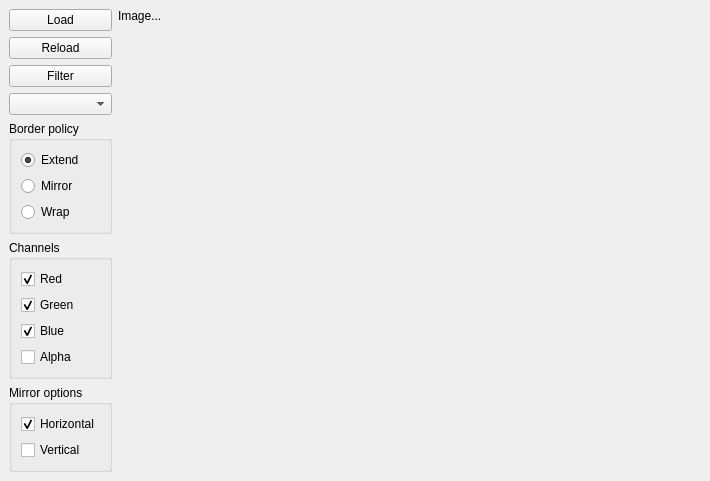
<ui version="4.0" >
 <author></author>
 <comment></comment>
 <exportmacro></exportmacro>
 <class>Form</class>
 <widget class="QWidget" name="Form" >
  <property name="geometry" >
   <rect>
    <x>0</x>
    <y>0</y>
    <width>710</width>
    <height>478</height>
   </rect>
  </property>
  <property name="windowTitle" >
   <string>Image Filter Tool</string>
  </property>
  <layout class="QHBoxLayout" >
   <property name="margin" >
    <number>9</number>
   </property>
   <property name="spacing" >
    <number>6</number>
   </property>
   <item>
    <layout class="QVBoxLayout" >
     <property name="margin" >
      <number>0</number>
     </property>
     <property name="spacing" >
      <number>6</number>
     </property>
     <item>
      <widget class="QPushButton" name="LoadButton" >
       <property name="text" >
        <string>Load</string>
       </property>
      </widget>
     </item>
     <item>
      <widget class="QPushButton" name="ReloadButton" >
       <property name="text" >
        <string>Reload</string>
       </property>
      </widget>
     </item>
     <item>
      <widget class="QPushButton" name="FilterButton" >
       <property name="text" >
        <string>Filter</string>
       </property>
      </widget>
     </item>
     <item>
      <widget class="QComboBox" name="FiltersCombo" />
     </item>
     <item>
      <widget class="QGroupBox" name="gbBorderPolicy" >
       <property name="sizePolicy" >
        <sizepolicy>
         <hsizetype>1</hsizetype>
         <vsizetype>5</vsizetype>
         <horstretch>0</horstretch>
         <verstretch>0</verstretch>
        </sizepolicy>
       </property>
       <property name="title" >
        <string>Border policy</string>
       </property>
       <layout class="QVBoxLayout" >
        <property name="margin" >
         <number>9</number>
        </property>
        <property name="spacing" >
         <number>6</number>
        </property>
        <item>
         <widget class="QRadioButton" name="rbExtend" >
          <property name="text" >
           <string>Extend</string>
          </property>
          <property name="checked" >
           <bool>true</bool>
          </property>
         </widget>
        </item>
        <item>
         <widget class="QRadioButton" name="rbMirror" >
          <property name="text" >
           <string>Mirror</string>
          </property>
         </widget>
        </item>
        <item>
         <widget class="QRadioButton" name="rbWrap" >
          <property name="text" >
           <string>Wrap</string>
          </property>
         </widget>
        </item>
       </layout>
      </widget>
     </item>
     <item>
      <widget class="QGroupBox" name="gbChannels" >
       <property name="sizePolicy" >
        <sizepolicy>
         <hsizetype>1</hsizetype>
         <vsizetype>5</vsizetype>
         <horstretch>0</horstretch>
         <verstretch>0</verstretch>
        </sizepolicy>
       </property>
       <property name="title" >
        <string>Channels</string>
       </property>
       <layout class="QVBoxLayout" >
        <property name="margin" >
         <number>9</number>
        </property>
        <property name="spacing" >
         <number>6</number>
        </property>
        <item>
         <widget class="QCheckBox" name="ckRed" >
          <property name="text" >
           <string>Red</string>
          </property>
          <property name="checked" >
           <bool>true</bool>
          </property>
         </widget>
        </item>
        <item>
         <widget class="QCheckBox" name="ckGreen" >
          <property name="text" >
           <string>Green</string>
          </property>
          <property name="checked" >
           <bool>true</bool>
          </property>
         </widget>
        </item>
        <item>
         <widget class="QCheckBox" name="ckBlue" >
          <property name="text" >
           <string>Blue</string>
          </property>
          <property name="checked" >
           <bool>true</bool>
          </property>
         </widget>
        </item>
        <item>
         <widget class="QCheckBox" name="ckAlpha" >
          <property name="text" >
           <string>Alpha</string>
          </property>
         </widget>
        </item>
       </layout>
      </widget>
     </item>
     <item>
      <widget class="QGroupBox" name="gbMirror" >
       <property name="title" >
        <string>Mirror options</string>
       </property>
       <layout class="QVBoxLayout" >
        <property name="margin" >
         <number>9</number>
        </property>
        <property name="spacing" >
         <number>6</number>
        </property>
        <item>
         <widget class="QCheckBox" name="ckHorizontal" >
          <property name="text" >
           <string>Horizontal</string>
          </property>
          <property name="checked" >
           <bool>true</bool>
          </property>
         </widget>
        </item>
        <item>
         <widget class="QCheckBox" name="ckVertical" >
          <property name="text" >
           <string>Vertical</string>
          </property>
         </widget>
        </item>
       </layout>
      </widget>
     </item>
     <item>
      <spacer>
       <property name="orientation" >
        <enum>Qt::Vertical</enum>
       </property>
       <property name="sizeHint" >
        <size>
         <width>20</width>
         <height>40</height>
        </size>
       </property>
      </spacer>
     </item>
    </layout>
   </item>
   <item>
    <widget class="QLabel" name="PixmapLabel" >
     <property name="sizePolicy" >
      <sizepolicy>
       <hsizetype>7</hsizetype>
       <vsizetype>7</vsizetype>
       <horstretch>0</horstretch>
       <verstretch>0</verstretch>
      </sizepolicy>
     </property>
     <property name="text" >
      <string>Image...</string>
     </property>
     <property name="alignment" >
      <set>Qt::AlignLeading|Qt::AlignLeft|Qt::AlignTop</set>
     </property>
    </widget>
   </item>
  </layout>
 </widget>
 <pixmapfunction></pixmapfunction>
 <resources/>
 <connections/>
</ui>
